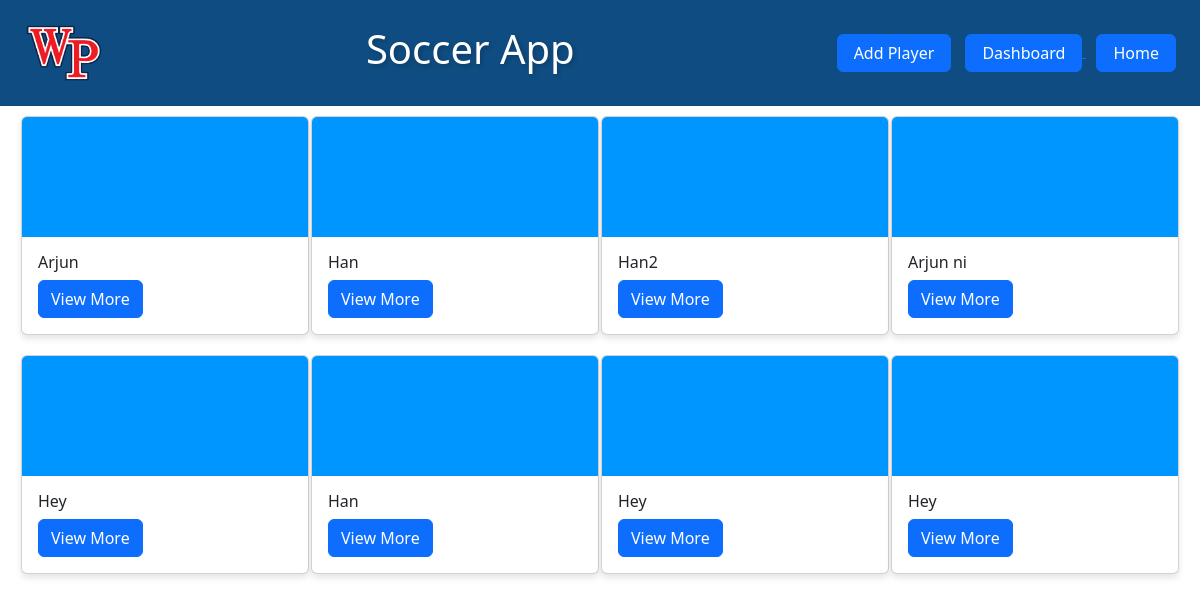
The page /playerhome/ on the database as committed earlier.
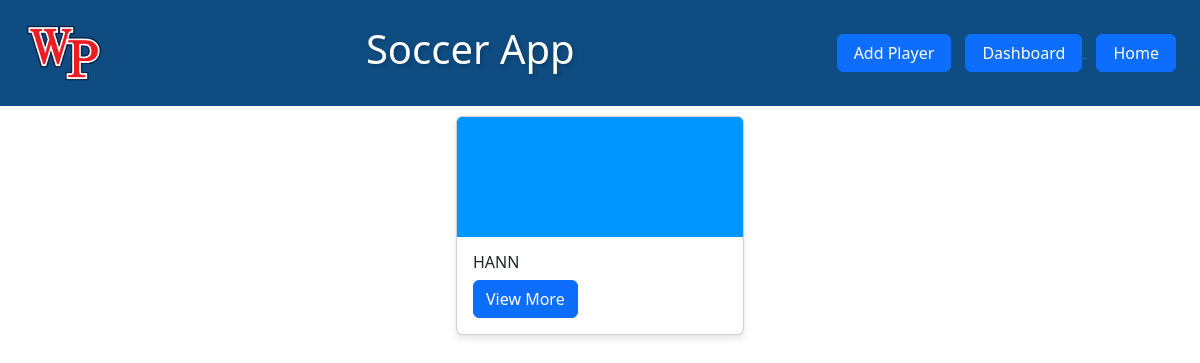
The same page on the database as committed later.
### application/models.py (models this page shows, shortened)
class Player(models.Model):
    name = models.CharField(max_length=100)
    user = models.ForeignKey(User, on_delete=models.CASCADE)
    def total_goals(self):
        return self.playergamestats_set.aggregate(Sum('goals'))['goals__sum'] or 0
    def total_assists(self):
        return self.playergamestats_set.aggregate(Sum('assists'))['assists__sum'] or 0
    def total_completed_passes(self):
        return self.playergamestats_set.aggregate(Sum('completed_passes'))['completed_passes__sum'] or 0
    def total_total_passes(self):
        return self.playergamestats_set.aggregate(Sum('total_passes'))['total_passes__sum'] or 0
    def total_turnovers(self):
        return self.playergamestats_set.aggregate(Sum('turnovers'))['turnovers__sum'] or 0
    def total_saves(self):
        return self.playergamestats_set.aggregate(Sum('saves'))['saves__sum'] or 0
    def total_clean_sheets(self):
        return self.playergamestats_set.aggregate(Sum('clean_sheets'))['clean_sheets__sum'] or 0
    def total_yellow_cards(self):
        return self.playergamestats_set.aggregate(Sum('yellow_cards'))['yellow_cards__sum'] or 0
    def total_red_cards(self):
        return self.playergamestats_set.aggregate(Sum('red_cards'))['red_cards__sum'] or 0

### application/views.py (the view)
# urls.py: path("playerhome/", views.playerhome, name='playerhome'),
def playerhome(request):
    players = Player.objects.all()
    form = PlayerForm()
    context = {
        'players': players,
        'form': form
    }
    return render(request, 'player.html', context)

### application/templates/player.html (shortened to what this page needs)
<!DOCTYPE html>
<html lang="en">
<head>
    <link rel="stylesheet" href="../static/k.css">
    <link rel="stylesheet" href="../static/player.css">
    <link href="https://cdn.jsdelivr.net/npm/bootstrap@5.3.2/dist/css/bootstrap.min.css" rel="stylesheet">
</head>
<body>
    <header class="container-fluid flex-header" style="margin-bottom: 10px;">
        <a href="/" class="link-body-emphasis text-decoration-none">
            <img class="logo" src="../static/images/WPS_Logo (1).png">
        </a>
        <h1>Soccer App</h1>
        <div>
            <button type="button" class="btn btn-primary px-3" data-bs-toggle="modal" data-bs-target="#addPlayerModal" style="width: auto; padding-left: 1rem; padding-right: 1rem; margin-left: 1rem;">
                Add Player
            </button>
            <a href="{%url 'dash'%}">
                <button type="button" class="btn btn-primary px-3" style="width: auto; padding-left: 1rem; padding-right: 1rem; margin-left: 10px;">
                    Dashboard
                </button>
            </a>
            <a href="{%url 'home'%}">
                <button type="button" class="btn btn-primary px-3" style="width: auto; padding-left: 1rem; padding-right: 1rem; margin-left: 10px;">
                    Home
                </button>
            </a>
        </div>
    </header>
        <div class="player-page-container" style="
            padding-left: 20px;
            padding-right: 20px;
            width: 100%;
            height: 100%;
            display: flex;
            flex-direction: row;
            justify-content: space-around;
            flex-wrap: wrap;"
            >
            {% for player in players %}
            <section>
                <div class="card" style="width: 18rem; margin-bottom: 20px;">
                    <img class="custom-img-height" style="height: 10vw; min-height: 10vw; object-fit: cover; " src="../static/images/bright-blue-color-solid-background-1920x1080 (1).png" alt="Card image cap">
                    <div class="card-body">
                        <h5 class="card-title">{{ player.name }}</h5>
                        <button href="#" class="btn btn-primary" data-bs-toggle="modal" data-bs-target="#playerInfoModal{{ player.id }}">
                        View More
                        </button>
                    </div>
                </div>
            </section>
            {% endfor %}
        </div>
</body>
</html>

### application/static/k.css (style rules this page uses)
body { font-family: Arial, sans-serif; margin: 0; background-color: #f4f4f4; }
* { box-sizing: border-box; }
body, .container-fluid { margin: 0; padding: 0; }
header { background-color: #0f4c81; padding: 1.5rem 1.5rem !important; }
.flex-header { display: flex; justify-content: space-between; align-items: center; padding: 0 15px; flex-wrap: wrap; }
.flex-header { background-color: #0f4c81; color: #ffffff; padding: 10px 0; }
.btn-primary { background-color: #0077b6; }
.logo { max-width: 80px; width: 100%; height: auto; margin-right: 1rem; }
h1 { font-size: 1.8rem; color: #fff; margin: 0; text-shadow: 2px 2px 4px rgba(0, 0, 0, 0.2); }
.card { width: 14rem; border-radius: 5px; box-shadow: 0 4px 6px rgba(0, 0, 0, 0.1); overflow: hidden; }
.card-body { padding: 0.5rem; }
.card-title { font-size: 1rem; }
.btn { padding: 0.25rem 0.5rem; font-size: 0.8rem; }

### application/static/player.css (style rules this page uses)
body { padding: 0; margin: 0; }
.custom-img-height { height: 20vw; min-height: 20vw; object-fit: cover; }
.player-page-container { padding-left: 20px; padding-right: 20px; width: 100%; height: 100%; display: flex; flex-direction: row; justify-content: space-around; flex-wrap: wrap; }

Rows that differ between the two databases and show on the page:
removed Player: name "Arjun"
removed Player: name "Han"
removed Player: name "Han2"
removed Player: name "Arjun ni"
removed Player: name "Hey"
removed Player: name "Han"
removed Player: name "Hey"
removed Player: name "Hey"
added Player: name "HANN"
